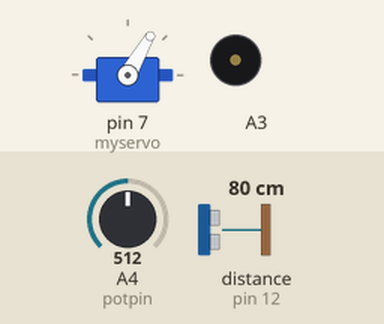
This sketch was run on a simulated Arduino Uno, built with avr-gcc and run on an emulated ATmega328P. Parts: servo, buzzer (waves = sounding). Wiring (inferred from the names in the program): ultrasonic range finder: trigger pin 11; echo pin 12. The test bench sets the inputs (shaded band); at power-on: distance to the obstacle (sensor on pin 12) 80 cm, A4 (potpin) = 512. The echo pulse lasts 58.3 µs per cm.

Above: at 1.9 s.
2.0 s: distance to the obstacle (sensor on pin 12) set to 37 cm
5.5 s: distance to the obstacle (sensor on pin 12) set to 31 cm
At 6.09 s:
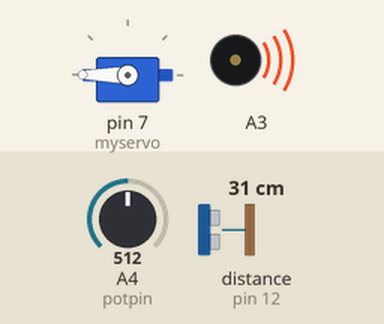
9.0 s: A4 (potpin) set to 170
12.5 s: A4 (potpin) set to 0
At 13.6 s:
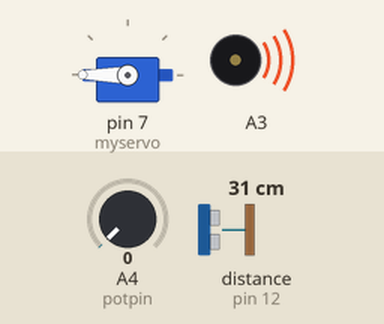
14.1 s: A4 (potpin) set to 190
At 14.35 s:
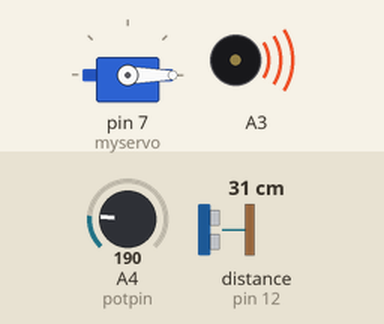
17.6 s: distance to the obstacle (sensor on pin 12) set to 35 cm
At 17.91 s:
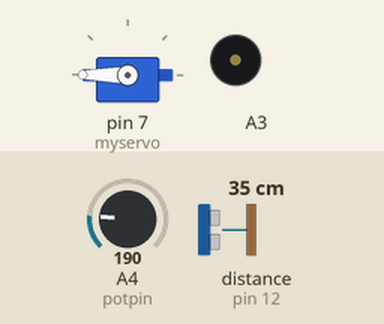
Timing chart, 0 to 22.1 s (numbered marks = the images above; inputs shaded):
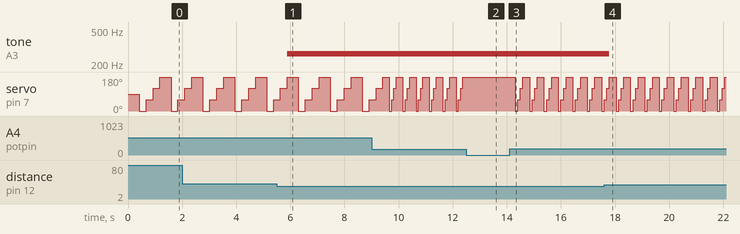

Measured:
- the behaviour switches between 34 and 33 cm on distance to the obstacle (sensor on pin 12) (found by bisection; images 0 and 1)
- after the input at 5.5 s, tone on A3: silent → 262 Hz after 0.39 s
- after the input at 12.5 s, servo on pin 7 (myservo): stops changing and stays 180°
- after the input at 14.1 s, servo on pin 7 (myservo): 180° → 0° after 0.21 s, then repeats every 0.53 s: 60° 0.10 s, 120° 0.10 s, 180° 0.25 s, 0° 0.10 s
- after the input at 17.6 s, tone on A3: 262 Hz → silent after 0.19 s
- by itself, servo on pin 7 (myservo): repeats every 0.49 s: 180° 0.24 s, 0° 0.09 s, 60° 0.09 s, 120° 0.09 s

The sketch:

musical_instrument.ino
```cpp
// Ilya
// Musical instrument assignment
// June 22nd


#include "pitches.h"
#include <Servo.h>

Servo myservo;

// notes in the melody:
int melody[] = {
  NOTE_C4, NOTE_CS4, NOTE_D4, NOTE_DS4, NOTE_E4, NOTE_F4, NOTE_FS4, NOTE_G4, NOTE_GS4, NOTE_A4, NOTE_AS4, NOTE_B4
};

//setting up variables for the distance sensor
const int trigPin = 11;
const int echoPin = 12;
float distance = 0;

//setting up variables for the potentiometer and servo
int potpin = A4;
int val;
int pos = 0;


void setup()
{
  Serial.begin (9600);

  pinMode(trigPin, OUTPUT);
  pinMode(echoPin, INPUT);

  myservo.attach(7);
}


//function for dustance sensor
float getDistance() {
  float echoTime;
  float calculatedDistance;

  //send out an ultrasonic pulse that's 10ms long
  digitalWrite(trigPin, HIGH);
  delayMicroseconds(10);
  digitalWrite(trigPin, LOW);

  echoTime = pulseIn(echoPin, HIGH);

  calculatedDistance = echoTime / 148.0;

  return calculatedDistance;
}

void playnote() {
  distance = getDistance();
  //if condition, verifying whether the hand/object is close enough to play a specific note
  if (distance < 2) {
    tone(A3, melody[11]);
  } else if (2 < distance && distance < 3) {
    tone(A3, melody[10]);
  } else if (3 < distance && distance < 4) {
    tone(A3, melody[9]);
  } else if (4 < distance && distance < 5) {
    tone(A3, melody[8]);
  } else if (5 < distance && distance < 6) {
    tone(A3, melody[7]);
  } else if (6 < distance && distance < 7) {
    tone(A3, melody[6]);
  } else if (7 < distance && distance < 8) {
    tone(A3, melody[5]);
  } else if (8 < distance && distance < 9) {
    tone(A3, melody[4]);
  } else if (9 < distance && distance < 10) {
    tone(A3, melody[3]);
  } else if (10 < distance && distance < 11) {
    tone(A3, melody[2]);
  } else if (11 < distance && distance < 12) {
    tone(A3, melody[1]);
  } else if (12 < distance && distance < 13) {
    tone(A3, melody[0]);
  } else {
    noTone(A3);
  }

  //waiting for 150ms  between each read
  delay(150);
}
void loop() {
  playnote();

  //using the servo as a metronome where the rhythm is defined by the potentiometer
  val = analogRead(potpin);
  //val = map(val, 0, 1023, 0, 180);
  for (pos = 0; pos <= 180; pos += 60) {
    delay(val / 2);
    myservo.write(pos);
  }
}
```

pitches.h
```cpp
/*************************************************
   Public Constants
 *************************************************/

#define NOTE_B0  31
#define NOTE_C1  33
#define NOTE_CS1 35
#define NOTE_D1  37
#define NOTE_DS1 39
#define NOTE_E1  41
#define NOTE_F1  44
#define NOTE_FS1 46
#define NOTE_G1  49
#define NOTE_GS1 52
#define NOTE_A1  55
#define NOTE_AS1 58
#define NOTE_B1  62
#define NOTE_C2  65
#define NOTE_CS2 69
#define NOTE_D2  73
#define NOTE_DS2 78
#define NOTE_E2  82
#define NOTE_F2  87
#define NOTE_FS2 93
#define NOTE_G2  98
#define NOTE_GS2 104
#define NOTE_A2  110
#define NOTE_AS2 117
#define NOTE_B2  123
#define NOTE_C3  131
#define NOTE_CS3 139
#define NOTE_D3  147
#define NOTE_DS3 156
#define NOTE_E3  165
#define NOTE_F3  175
#define NOTE_FS3 185
#define NOTE_G3  196
#define NOTE_GS3 208
#define NOTE_A3  220
#define NOTE_AS3 233
#define NOTE_B3  247
#define NOTE_C4  262
#define NOTE_CS4 277
#define NOTE_D4  294
#define NOTE_DS4 311
#define NOTE_E4  330
#define NOTE_F4  349
#define NOTE_FS4 370
#define NOTE_G4  392
#define NOTE_GS4 415
#define NOTE_A4  440
#define NOTE_AS4 466
#define NOTE_B4  494
#define NOTE_C5  523
#define NOTE_CS5 554
#define NOTE_D5  587
#define NOTE_DS5 622
#define NOTE_E5  659
#define NOTE_F5  698
#define NOTE_FS5 740
#define NOTE_G5  784
#define NOTE_GS5 831
#define NOTE_A5  880
#define NOTE_AS5 932
#define NOTE_B5  988
#define NOTE_C6  1047
#define NOTE_CS6 1109
#define NOTE_D6  1175
#define NOTE_DS6 1245
#define NOTE_E6  1319
#define NOTE_F6  1397
#define NOTE_FS6 1480
#define NOTE_G6  1568
#define NOTE_GS6 1661
#define NOTE_A6  1760
#define NOTE_AS6 1865
#define NOTE_B6  1976
#define NOTE_C7  2093
#define NOTE_CS7 2217
#define NOTE_D7  2349
#define NOTE_DS7 2489
#define NOTE_E7  2637
#define NOTE_F7  2794
#define NOTE_FS7 2960
#define NOTE_G7  3136
#define NOTE_GS7 3322
#define NOTE_A7  3520
#define NOTE_AS7 3729
#define NOTE_B7  3951
#define NOTE_C8  4186
#define NOTE_CS8 4435
#define NOTE_D8  4699
#define NOTE_DS8 4978
```
